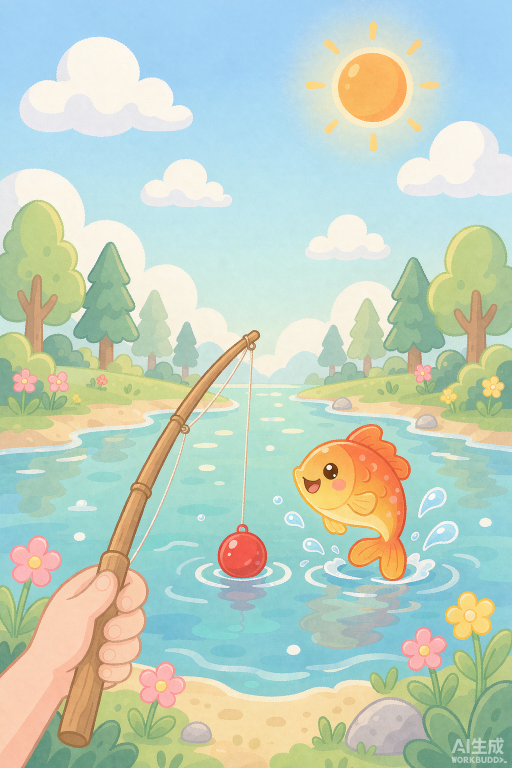
#> input picture assets/cover/Healing_style_2D_cartoon_fishi_2026-09-29T03-20-57.png, 1024 x 1536 px, found by its file name (shown at 1/2 size)
$ python make_cover_v2.py
#> lines starting #> are read from the running program, lines starting #| are printed output that depends on the picture
"""把 ImageGen 生成的 v2 封面裁成严格 3:4 并去掉右下角 AI 水印。

源图 1024x1536 (2:3)，水印在右下角 (y≈1440..1500)。
做法：保留顶部 1024x1365（= 1024*4/3，恰为 3:4，且裁掉底部含水印区），
再放大到 1152x1536（平台上架规格，1152*4 == 1536*3）。
"""
from PIL import Image

SRC = "assets/cover/Healing_style_2D_cartoon_fishi_2026-09-29T03-20-57.png"
OUT = "assets/cover/fishing-cover-v2-3x4.png"

src = Image.open(SRC).convert("RGB")
#> src is the input picture: PIL image 1024x1536 RGB; mean R, G, B 191.2, 209, 192.5
w, h = src.size
#> w = 1024; h = 1536
print("source", w, h)
#| source 1024 1536

# 3:4 最大内接矩形（宽度受限，保留顶部 -> 裁掉底部水印区）
cw = w
#> cw = 1024
ch = (w * 4) // 3          # 1024 -> 1365
#> ch = 1365
ch = ch - (ch % 3)         # 保证后续缩放无误差
crop = src.crop((0, 0, cw, ch))
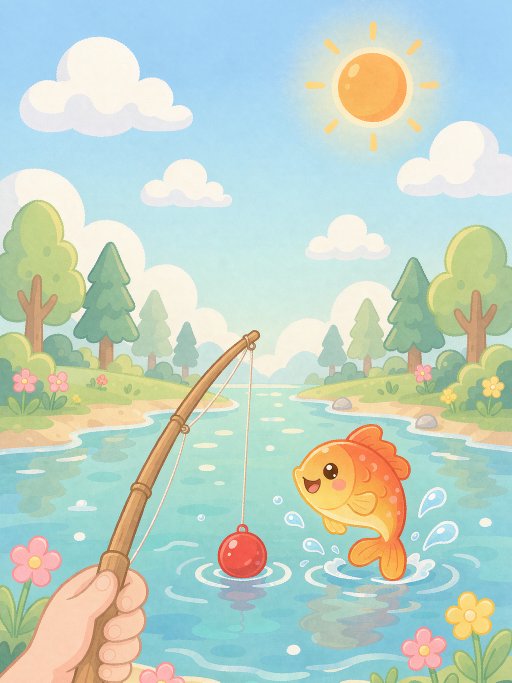
#> crop: PIL image 1024x1365 RGB (shown at 1/2 size); mean R, G, B 191.1, 211.2, 198
print("cropped", crop.size, "is3x4", cw * 4 == ch * 3)
#| cropped (1024, 1365) is3x4 False

out = crop.resize((1152, 1536), Image.LANCZOS)
out.save(OUT)
nw, nh = out.size
#> nw = 1152; nh = 1536
print("saved", OUT, out.size, "is3x4", nw * 4 == nh * 3)
#| saved assets/cover/fishing-cover-v2-3x4.png (1152, 1536) is3x4 True
